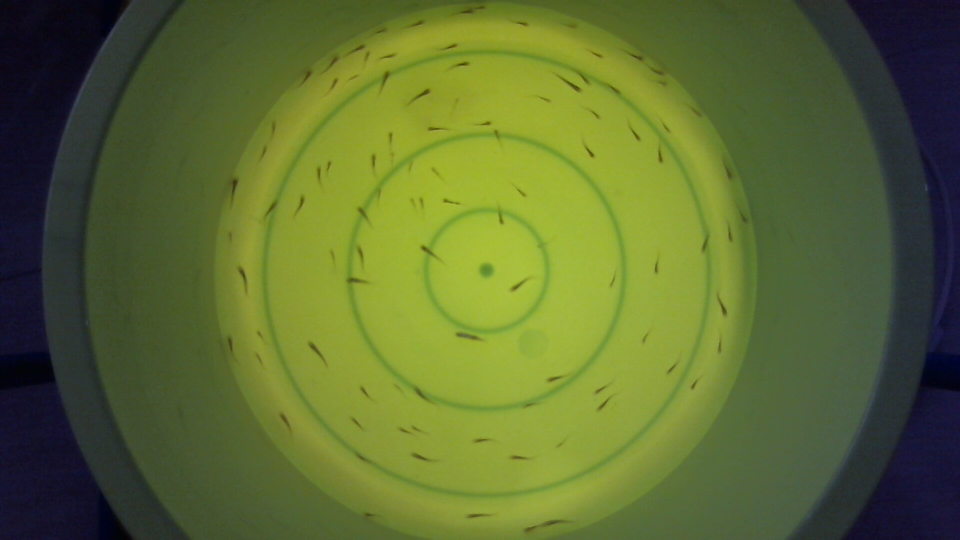
#> input picture IMAGES/100/my_photo-1.jpg, 1920 x 1080 px (shown at 1/2 size); its folder holds 4 pictures in this run; the run also reads 1 picture not shown here
$ jupyter execute --allow-errors fry_detection_rate.ipynb
#> lines starting #> are read from the running program, lines starting #| are printed output that depends on the picture; after the words box and inside, x2 and y2 are one past the last pixel; in counts of white or black regions, pixels touching at a corner belong together; pictures that were not available may be replaced by others from this repository, and a replacement may not be noted
[cell 1]
import cv2 as cv
import numpy as np
import os
import pandas as pd

[cell 2]
# Function for opening image
def get_img(img_path, grayscale=True):
#> called with img_path = './IMAGES/100/my_photo-1.jpg', grayscale = True
    img = cv.imread(img_path)
#> img is the input picture: shape (1080, 1920, 3); mean B, G, R 49.3, 107.5, 93.1
    if grayscale:
        return cv.cvtColor(img, cv.COLOR_BGR2GRAY)
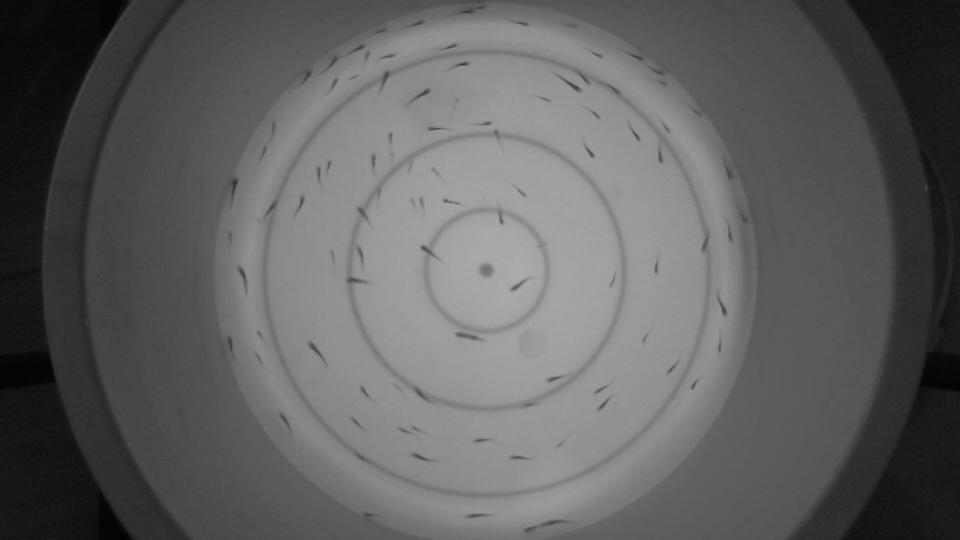
#> returned value: shape (1080, 1920) (shown at 1/2 size); min 0, max 179, mean 96.5
    return img

# Function for cropping image
def crop_img(img):
    img_centerX = img.shape[1] // 2
#> img_centerX = 960
    img_centerY = img.shape[0] // 2
#> img_centerY = 540

    # Initialize mask to use
    mask = np.zeros(img.shape, dtype=np.uint8)

    # Crop the image
    region_to_cut = cv.ellipse(mask, (img_centerX, img_centerY), (547, 547), 0, 0, 360, 255, -1)
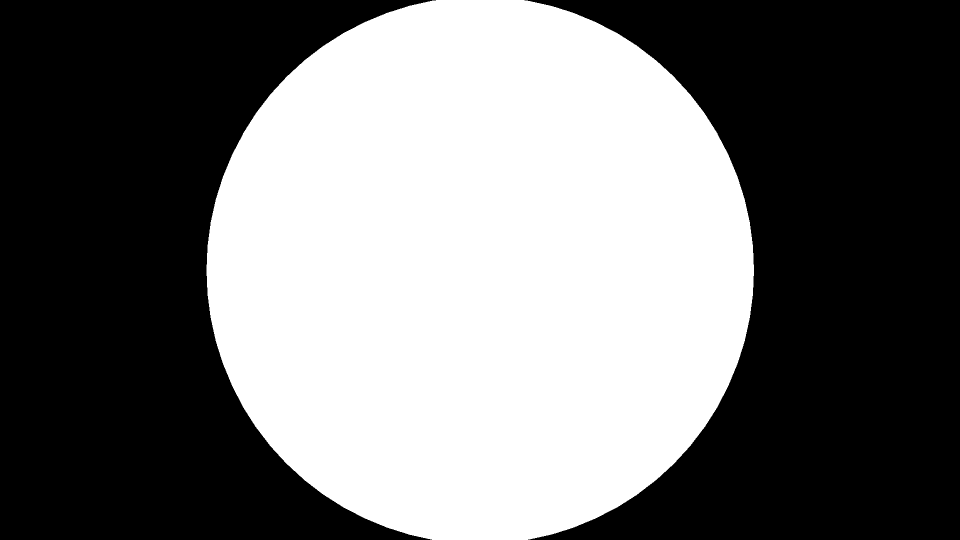
#> mask: shape (1080, 1920) (shown at 1/2 size); 45.3% white; 1 white region, box (x1, y1, x2, y2) and area: (413, 0, 1508, 1080) 938950
    cropped_img = cv.bitwise_or(img, img, mask=region_to_cut)
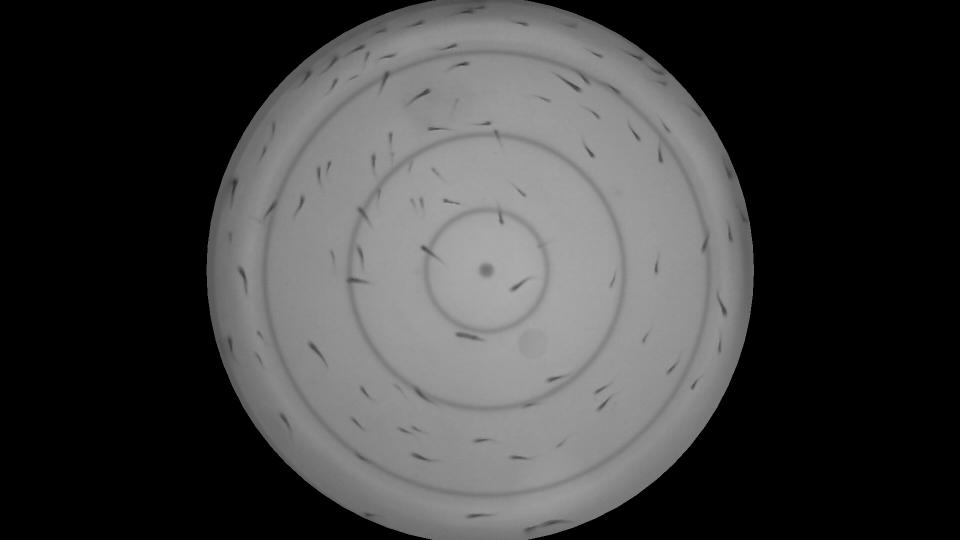
#> cropped_img: shape (1080, 1920) (shown at 1/2 size); min 0, max 179, mean 63.1
    return cropped_img[:, img_centerX-600:img_centerX+600]
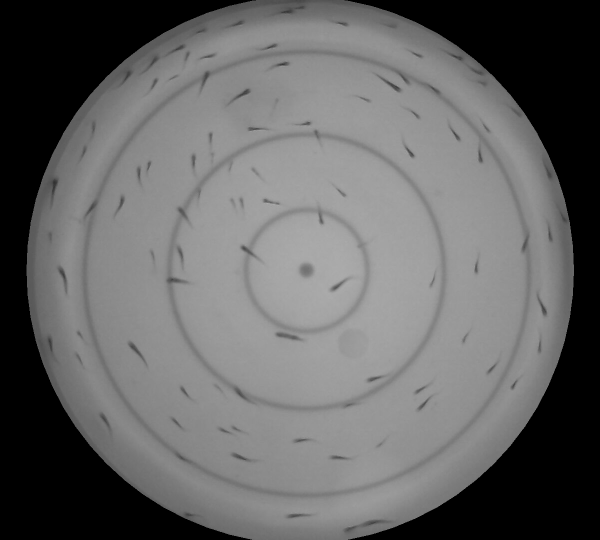
#> returned value: shape (1080, 1200) (shown at 1/2 size); min 0, max 179, mean 100.9

# Gaussian Blur Function
def gaussian_blur(img, kernel_a, kernel_b):
#> called with kernel_a = 9, kernel_b = 9
    return cv.GaussianBlur(img, (kernel_a, kernel_b), 0)

# Remove the background from the fry image
def img_diff(img, bg_img):
    return cv.absdiff(img, bg_img)
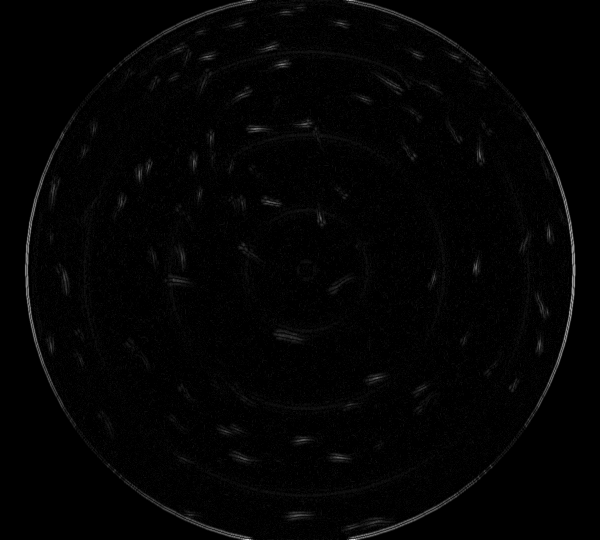
#> returned value: shape (1080, 1200) (shown at 1/2 size); min 0, max 17, mean 0.21; drawn with min black and max white

# Image Segmentation Using Thresholding Function
def threshold_img(diff_img, type='OTSU', block=0, c=0):
#> called with type = 'OTSU', block = 0, c = 0
    if type == 'OTSU':
        _, thresh_img = cv.threshold(diff_img, 0, 255, cv.THRESH_BINARY + cv.THRESH_OTSU)
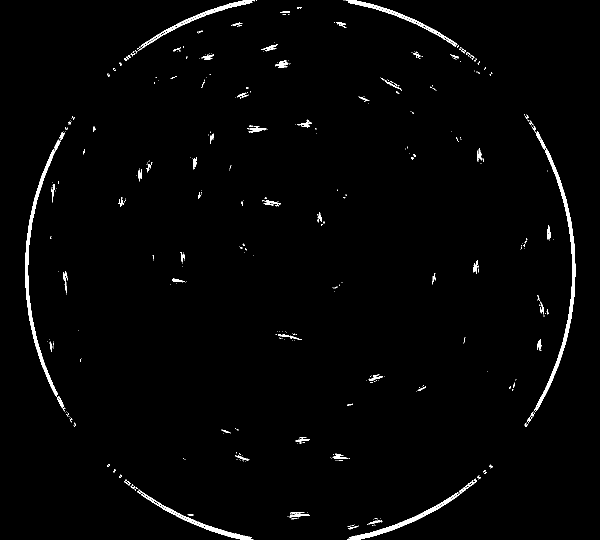
#> thresh_img: shape (1080, 1200) (shown at 1/2 size); 1.5% white; 444 white regions (357 under 20 px)
        return thresh_img
    return cv.adaptiveThreshold(diff_img, 256, cv.ADAPTIVE_THRESH_GAUSSIAN_C, cv.THRESH_BINARY, block, c)

# Histogram Counter
def histogram_counter(thres_img, pixel_to_count='white'):
    if pixel_to_count == 'white':
        return np.count_nonzero(thres_img == 255)
    return np.count_nonzero(thres_img == 0)

# Countour Detection
def contour_detection(thres_img):
    contours, _ = cv.findContours(thres_img, cv.RETR_TREE, cv.CHAIN_APPROX_SIMPLE)
#> contours = 892 contours, 817 with area under 20; largest, box (x1, y1, x2, y2) and area: (1067, 263, 1151, 824) 3087, (50, 279, 131, 823) 2854, (694, 984, 919, 1080) 1726, (274, 982, 507, 1080) 1458, (282, 0, 510, 97) 1441
    return contours

[cell 3]
def fry_detector(img_path, fry_count):
    img_kernels = {
        100: (9, 9),
        200: (13, 5),
        300: (5, 5),
        400: (11, 11)
    }
    bg_kernels = {
        100: (5, 13),
        200: (7, 3),
        300: (5, 11),
        400: (9, 3)
    }

    # Get the images
    img = get_img(img_path)
    bg_img = get_img(f'./IMAGES/{fry_count}/background.jpg')

    # Crop the image
    img = crop_img(img)
    bg_img = crop_img(bg_img)

    # Gaussian Blur
    img_kernel = img_kernels.get(fry_count, img_kernels[100])
    bg_kernel = bg_kernels.get(fry_count, bg_kernels[100])
    img = gaussian_blur(img, img_kernel[0], img_kernel[1])
    bg_img = gaussian_blur(bg_img, bg_kernel[0], bg_kernel[1])

    # Image Difference
    diff_img = img_diff(img, bg_img)

    # OTSU Threshold
    thres_img = threshold_img(diff_img, type="OTSU")

    # Draw Contours
    contours = contour_detection(thres_img)

    return contours

[cell 4]
# Path to the images (100)
path = './IMAGES/100/'
list_images_100 = [f for f in os.listdir(path) if f.startswith('my_photo')]
list_paths_100 = [path + f for f in list_images_100]

# Path to the images (200)
path = './IMAGES/200/'
list_images_200 = [f for f in os.listdir(path) if f.startswith('my_photo')]
list_paths_200 = [path + f for f in list_images_200]

# Path to the images (300)
path = './IMAGES/300/'
list_images_300 = [f for f in os.listdir(path) if f.startswith('my_photo')]
list_paths_300 = [path + f for f in list_images_300]

# Path to the images (400)
path = './IMAGES/400/'
list_images_400 = [f for f in os.listdir(path) if f.startswith('my_photo')]
list_paths_400 = [path + f for f in list_images_400]

[cell 5]
detection_accuracy_100 = []

for i in range(len(list_paths_100)):
    c = fry_detector(list_paths_100[i], 100)
#> c has the same summary as contours in contour_detection
    detection_accuracy_100.append(len(c))
#> pass 2 of the loop `for i in range(len(list_paths_100)):`:
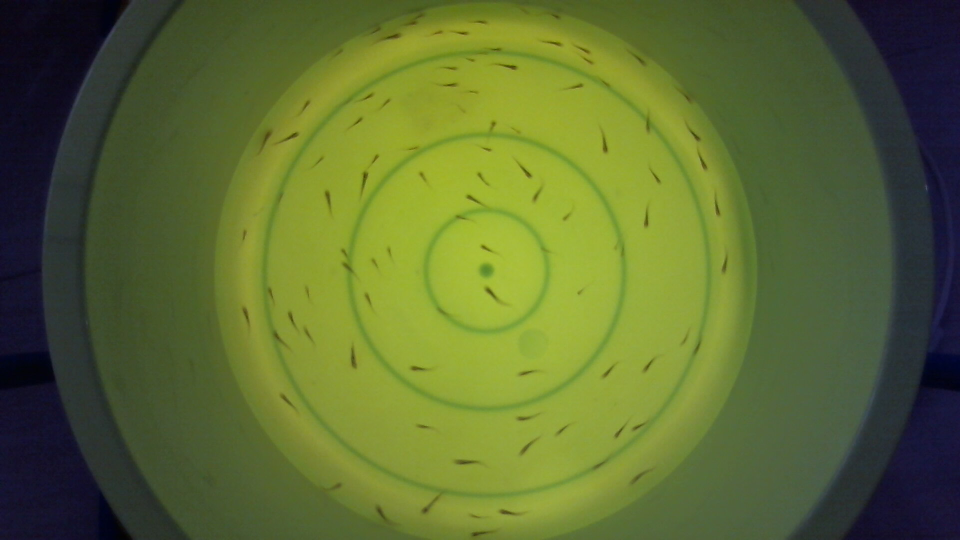
#> input picture IMAGES/100/my_photo-11.jpg, 1920 x 1080 px (shown at 1/2 size)
#> in get_img, img is the input picture: shape (1080, 1920, 3); mean B, G, R 49.4, 107.5, 93
#> in crop_img (call 3), `return cropped_img[:, img_centerX-600:img_centerX+600]`:
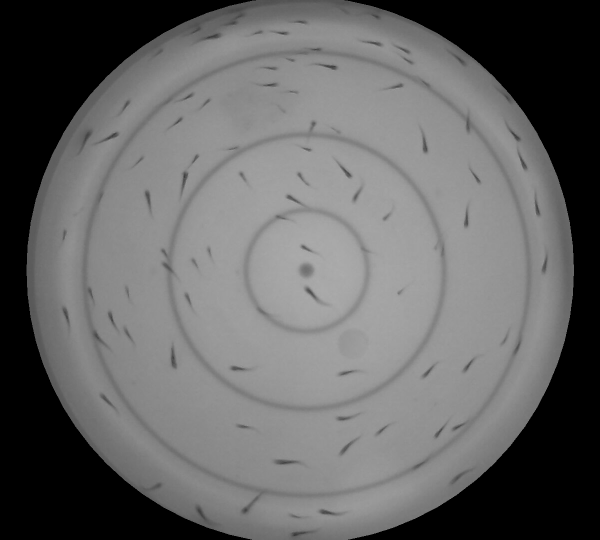
#> returned value: shape (1080, 1200) (shown at 1/2 size); min 0, max 173, mean 100.7
#> in threshold_img (call 2), `_, thresh_img = cv.threshold(diff_img, 0, 255, cv.THRESH_BINARY + cv.T..`:
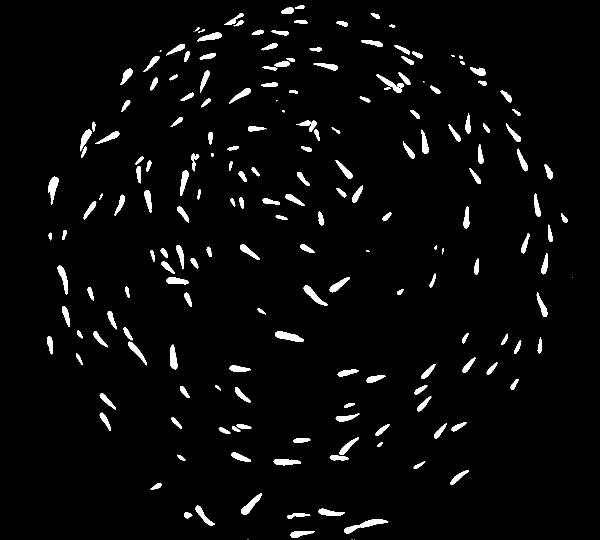
#> thresh_img: shape (1080, 1200) (shown at 1/2 size); 3.4% white; 197 white regions (9 under 20 px)
#> in contour_detection (call 2), `contours, _ = cv.findContours(thres_img, cv.RETR_TREE, cv.CHAIN_APPROX..`: contours = 197 contours, 13 with area under 20; largest, box (x1, y1, x2, y2) and area: (688, 1039, 777, 1067) 711, (550, 662, 608, 683) 620, (482, 986, 524, 1029) 552, (96, 353, 117, 410) 548, (607, 571, 655, 611) 538
#> `c = fry_detector(list_paths_100[i], 100)`: c has the same summary as contours in contour_detection
#> pass 3 of the loop `for i in range(len(list_paths_100)):`:
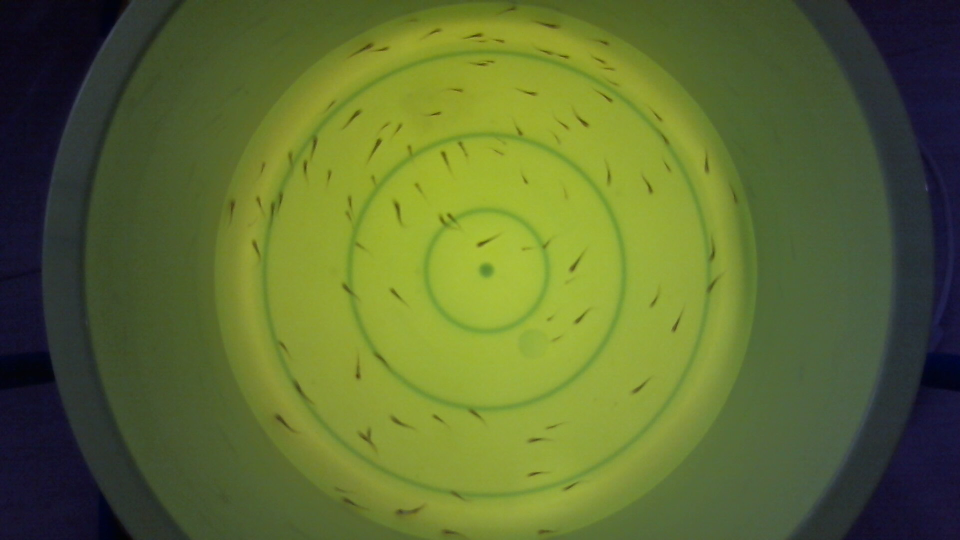
#> input picture IMAGES/100/my_photo-12.jpg, 1920 x 1080 px (shown at 1/2 size)
#> in get_img, img is the input picture: shape (1080, 1920, 3); mean B, G, R 49.3, 107.4, 93.1
#> in threshold_img (call 3), `_, thresh_img = cv.threshold(diff_img, 0, 255, cv.THRESH_BINARY + cv.T..`:
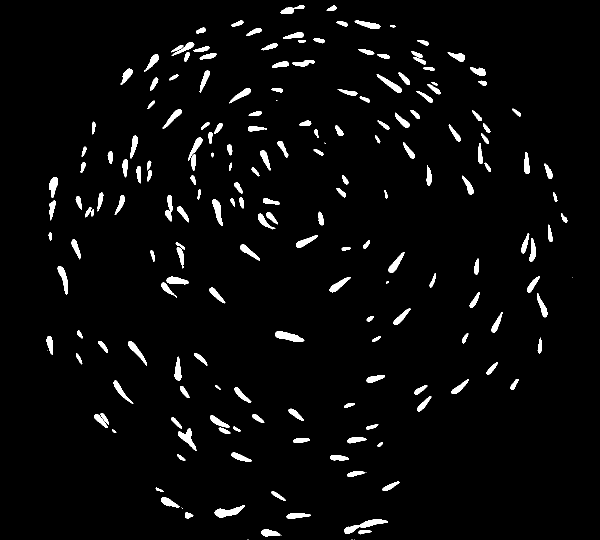
#> thresh_img: shape (1080, 1200) (shown at 1/2 size); 3.4% white; 197 white regions (10 under 20 px)
#> in contour_detection (call 3), `contours, _ = cv.findContours(thres_img, cv.RETR_TREE, cv.CHAIN_APPROX..`: contours = 197 contours, 11 with area under 20; largest, box (x1, y1, x2, y2) and area: (688, 1039, 776, 1068) 726, (429, 1010, 489, 1036) 664, (550, 662, 609, 684) 636, (356, 856, 393, 902) 550, (425, 398, 446, 451) 484
#> `c = fry_detector(list_paths_100[i], 100)`: c has the same summary as contours in contour_detection
#> the loop made 4 passes; the first 3 are shown

print(sum([abs(i-100) for i in detection_accuracy_100])/len(list_paths_100))

[cell 6]
detection_accuracy_200 = []
#> detection_accuracy_200 = []

for i in range(len(list_paths_200)):
    c = fry_detector(list_paths_200[i], 200)
#> in gaussian_blur (call 10), `return cv.GaussianBlur(img, (kernel_a, kernel_b), 0)`:
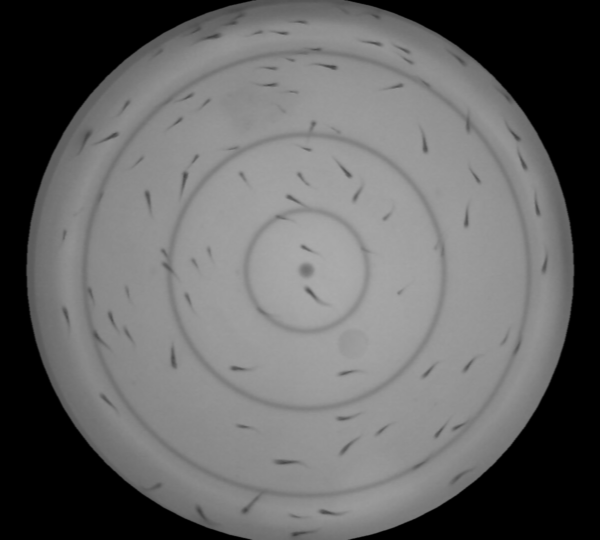
#> returned value: shape (1080, 1200) (shown at 1/2 size); min 0, max 171, mean 100.7
#> in img_diff (call 5), `return cv.absdiff(img, bg_img)`:
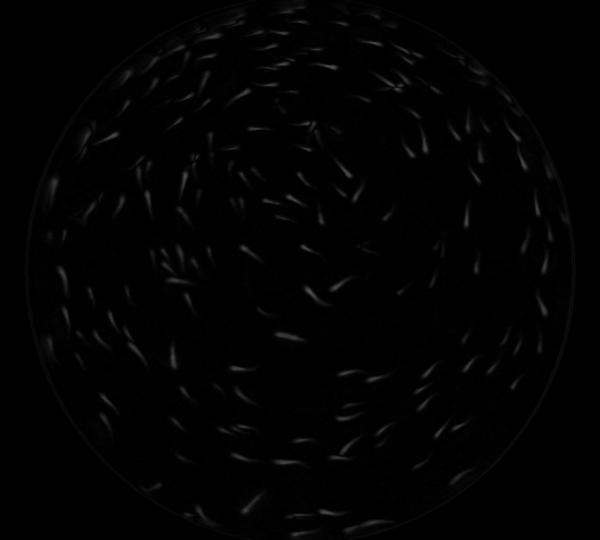
#> returned value: shape (1080, 1200) (shown at 1/2 size); min 0, max 86, mean 2.1
#> in threshold_img (call 5), `_, thresh_img = cv.threshold(diff_img, 0, 255, cv.THRESH_BINARY + cv.T..`:
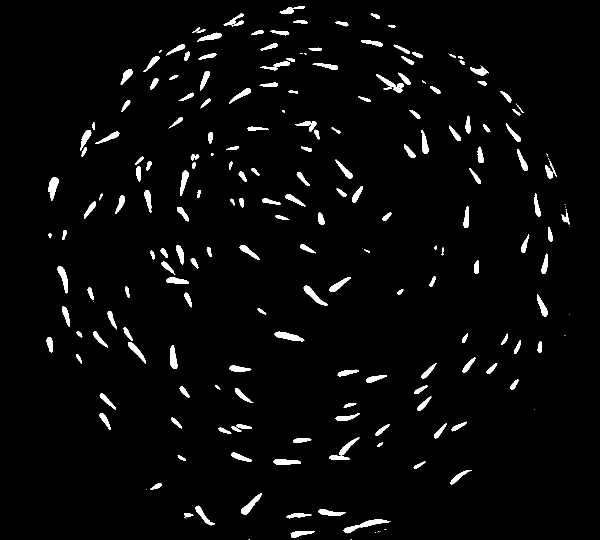
#> thresh_img: shape (1080, 1200) (shown at 1/2 size); 3.2% white; 216 white regions (25 under 20 px)
#> in contour_detection (call 5), `contours, _ = cv.findContours(thres_img, cv.RETR_TREE, cv.CHAIN_APPROX..`: contours = 217 contours, 30 with area under 20; largest, box (x1, y1, x2, y2) and area: (687, 1039, 781, 1067) 658, (549, 663, 609, 683) 550, (96, 354, 118, 402) 519, (482, 986, 524, 1029) 506, (607, 571, 656, 611) 506
#> c has the same summary as contours in contour_detection
    detection_accuracy_200.append(len(c))

print(sum([abs(i-200) for i in detection_accuracy_200])/len(list_paths_200))
#| 17.0

[cell 7]
detection_accuracy_300 = []

for i in range(len(list_paths_300)):
    c = fry_detector(list_paths_300[i], 300)
#> in threshold_img (call 6), `_, thresh_img = cv.threshold(diff_img, 0, 255, cv.THRESH_BINARY + cv.T..`:
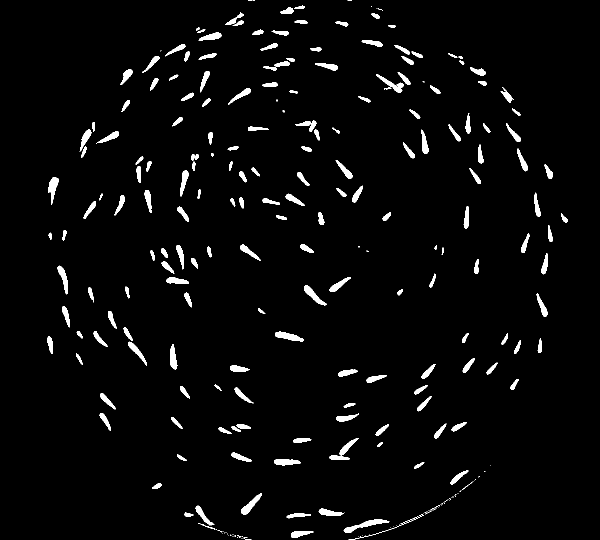
#> thresh_img: shape (1080, 1200) (shown at 1/2 size); 3.2% white; 262 white regions (70 under 20 px)
#> in contour_detection (call 6), `contours, _ = cv.findContours(thres_img, cv.RETR_TREE, cv.CHAIN_APPROX..`: contours = 263 contours, 77 with area under 20; largest, box (x1, y1, x2, y2) and area: (687, 1039, 779, 1066) 658, (550, 663, 608, 683) 540, (482, 987, 524, 1029) 522, (608, 571, 654, 611) 508, (96, 354, 117, 409) 506
#> c has the same summary as contours in contour_detection
    detection_accuracy_300.append(len(c))

print(sum([abs(i-300) for i in detection_accuracy_300])/len(list_paths_300))
#| 37.0
